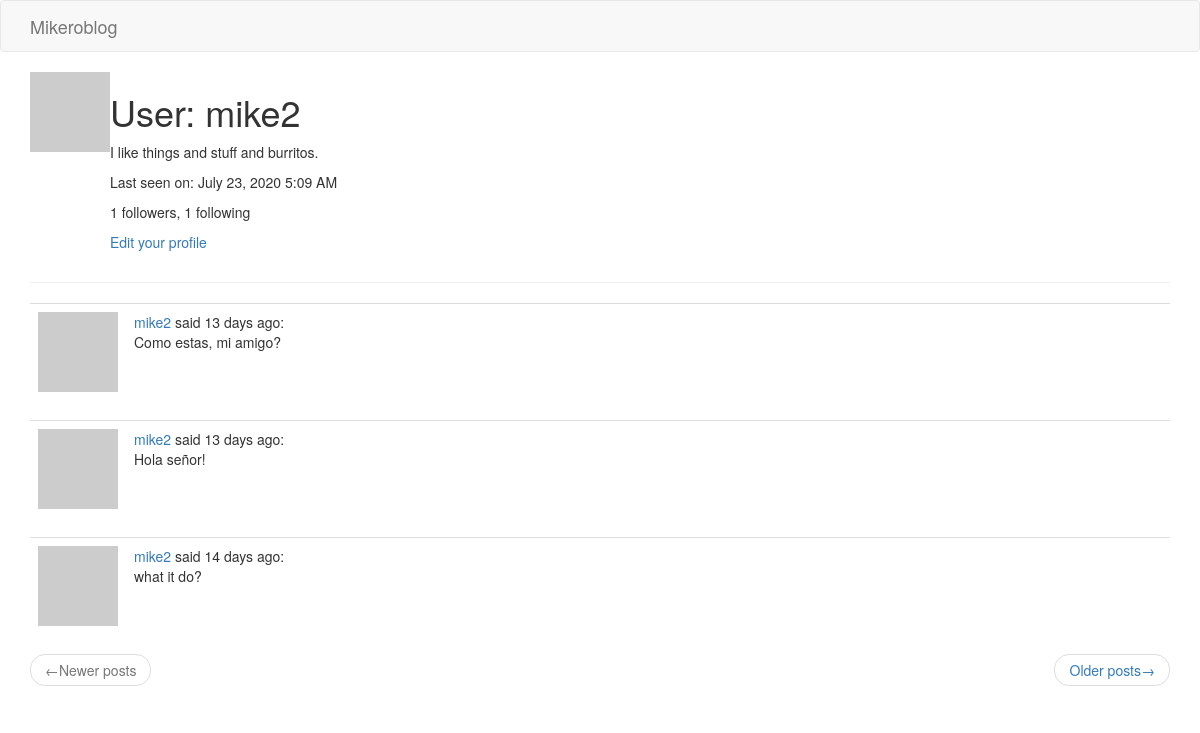
The app's page /user/mike2 (signed in), older data.
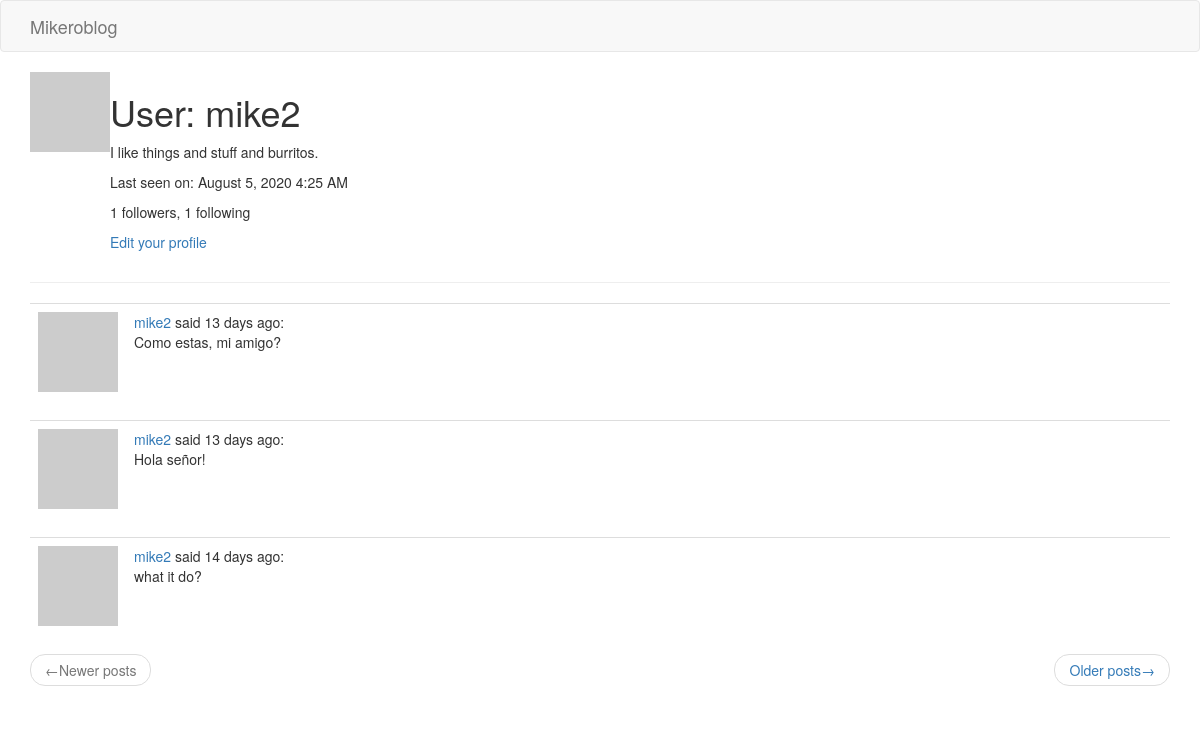
The same page, newer data.
### app/models.py (models this page shows, shortened)
class User(UserMixin, db.Model):
    id = db.Column(db.Integer, primary_key=True)
    username = db.Column(db.String(64), index=True, unique=True)
    email = db.Column(db.String(120), index=True, unique=True)
    password_hash = db.Column(db.String(128))
    posts = db.relationship('Post', backref='author', lazy='dynamic')
    about_me = db.Column(db.String(140))
    last_seen = db.Column(db.DateTime, default=datetime.utcnow)
    followed = db.relationship(
        'User',
        secondary=followers,
        primaryjoin=(followers.c.follower_id == id),
        secondaryjoin=(followers.c.followed_id == id),
        backref=db.backref('followers', lazy='dynamic'),
        lazy='dynamic'
    )
    def avatar(self, size):
        digest = md5(self.email.lower().encode('utf-8')).hexdigest()
        return f'https://www.gravatar.com/avatar/{digest}?d=identicon&s={size}'

### app/main/routes.py (the view)
@bp.route('/user/<username>')
@login_required
def user(username):
    user = User.query.filter_by(username=username).first_or_404()
    page = request.args.get('page', 1, type=int)
    posts = user.posts.order_by(Post.timestamp.desc()).paginate(
        page, current_app.config['POSTS_PER_PAGE'], False)
    next_url = url_for('main.user', username=user.username, page=posts.next_num) \
        if posts.has_next else None
    prev_url = url_for('main.user', username=user.username, page=posts.prev_num) \
        if posts.has_prev else None
    form = EmptyForm()
    return render_template('user.html', user=user, posts=posts.items, form=form,
                           next_url=next_url, prev_url=prev_url)

### app/main/routes.py (called while the page is built)
@bp.before_request
def before_request():
    if current_user.is_authenticated:
        current_user.last_seen = datetime.utcnow()
        db.session.commit()

### app/models.py (called while the page is built)
@login.user_loader
def load_user(id):
    return User.query.get(int(id))

### app/templates/user.html (shortened to what this page needs)
{% extends 'base.html' %}
{% block app_content %}
    <table>
        <tr valign='top'>
            <td><img src='{{ user.avatar(128) }}'></td>
            <td>
                <h1>User: {{ user.username }}</h1>
                {% if user.about_me %}
                    <p>{{ user.about_me }}</p>
                {% endif %}
                {% if user.last_seen %}
                    <p>Last seen on: {{ moment(user.last_seen).format('LLL') }}</p>
                {% endif %}
                <p>{{ user.followers.count() }} followers, {{ user.followed.count() }} following</p>
                {% if user == current_user %}
                    <p><a href="{{ url_for('main.edit_profile') }}">Edit your profile</a></p>
                {% endif %}
            </td>
        </tr>
    </table>
    <hr>
    {% for post in posts %}
        {% include '_post.html' %}
    {% endfor %}
    <nav aria-label='...'>
        <ul class='pager'>
            <li class='previous{% if not prev_url %} disabled{% endif %}'>
                <a href='{{ prev_url or "#" }}'>
                    <span aria-hidden='true'>&larr;</span>Newer posts
                </a>
            </li>
            <li class='next{% if not next_url %} disabled{% endif %}'>
                <a href='{{ next_url or "#" }}'>
                    Older posts<span aria-hidden='true'>&rarr;</span>
                </a>
            </li>
        </ul>
    </nav>
{% endblock %}

Row changes from the older to the newer data that the page shows:
changed User "mike2": last_seen "July 23, 2020 5:09 AM" → "August 5, 2020 4:25 AM"
